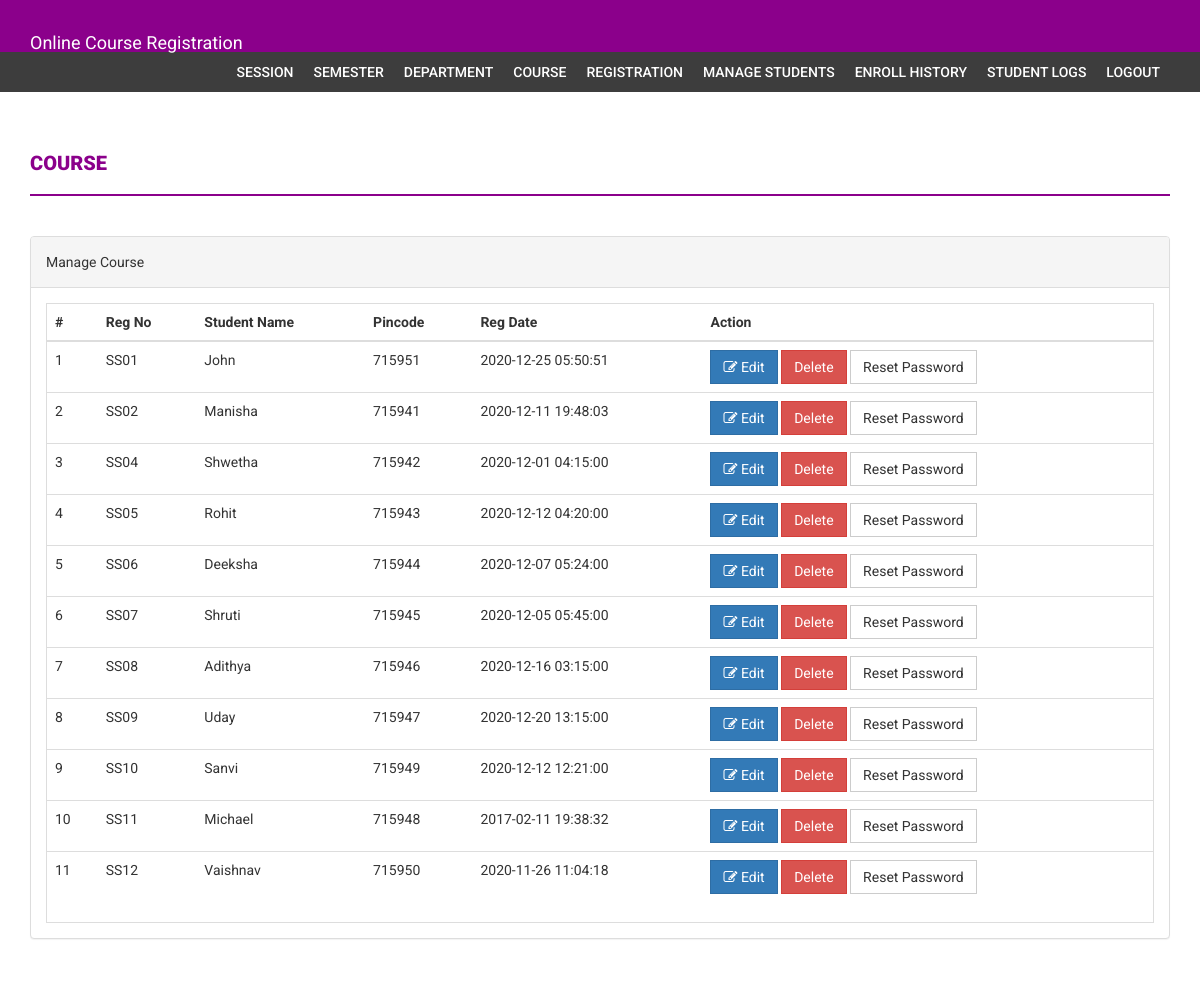
The page /onlinecourseregistration22/admin/manage-students.php (signed in) on the database its author committed.
### tables this page shows
CREATE TABLE `students` (
  `StudentRegno` varchar(255) NOT NULL,
  `studentPhoto` varchar(255) DEFAULT NULL,
  `password` varchar(255) DEFAULT NULL,
  `studentName` varchar(255) DEFAULT NULL,
  `creationdate` timestamp NULL DEFAULT current_timestamp(),
  `updationDate` varchar(255) DEFAULT NULL,
  `pincode` int(11) DEFAULT NULL
);

### onlinecourseregistration22/admin/manage-students.php (the view, shortened to what this page needs)
<?php
if(strlen($_SESSION['alogin'])==0)
    {
header('location:index.php');
}
else{
?>
<!DOCTYPE html>
<html xmlns="http://www.w3.org/1999/xhtml">
<head>
    <link href="assets/css/bootstrap.css" rel="stylesheet" />
    <link href="assets/css/font-awesome.css" rel="stylesheet" />
    <link href="assets/css/style.css" rel="stylesheet" />
</head>
<body>
<?php include('includes/header.php');?>
<?php if($_SESSION['alogin']!="")
{
 include('includes/menubar.php');
}
 ?>
    <div class="content-wrapper">
        <div class="container">
              <div class="row">
                    <div class="col-md-12">
                        <h1 class="page-head-line">Course  </h1>
                    </div>
                </div>
                <div class="row" >
                <div class="col-md-12">
                    <div class="panel panel-default">
                        <div class="panel-heading">
                            Manage Course
                        </div>
                        <div class="panel-body">
                            <div class="table-responsive table-bordered">
                                <table class="table">
                                    <thead>
                                        <tr>
                                            <th>#</th>
                                            <th>Reg No </th>
                                            <th>Student Name </th>
                                            <th> Pincode</th>
                                             <th>Reg Date</th>
                                             <th>Action</th>
                                        </tr>
                                    </thead>
                                    <tbody>
<?php
$sql=mysqli_query($con,"select * from students");
$cnt=1;
while($row=mysqli_fetch_array($sql))
{
?>
                                        <tr>
                                            <td><?php echo $cnt;?></td>
                                            <td><?php echo htmlentities($row['StudentRegno']);?></td>
                                            <td><?php echo htmlentities($row['studentName']);?></td>
                                            <td><?php echo htmlentities($row['pincode']);?></td>
                                            <td><?php echo htmlentities($row['creationdate']);?></td>
                                            <td>
                                            <a href="edit-student-profile.php?id=<?php echo $row['StudentRegno']?>">
<button class="btn btn-primary"><i class="fa fa-edit "></i> Edit</button> </a>
<a href="manage-students.php?id=<?php echo $row['StudentRegno']?>&del=delete" onClick="return confirm('Are you sure you want to delete?')">
                                            <button class="btn btn-danger">Delete</button>
</a>
<a href="manage-students.php?id=<?php echo $row['StudentRegno']?>&pass=update" onClick="return confirm('Are you sure you want to reset password?')">
<button type="submit" name="submit" id="submit" class="btn btn-default">Reset Password</button>
</a>
                                            </td>
                                        </tr>
<?php
$cnt++;
} ?>
                                    </tbody>
                                </table>
                            </div>
                        </div>
                    </div>
                </div>
            </div>
        </div>
    </div>
</body>
</html>
<?php } ?>

### onlinecourseregistration22/admin/assets/css/style.css (style rules this page uses)
body { font-family: 'Roboto', sans-serif; line-height: 30px; }
.content-wrapper { margin-top: 40px; min-height: 600px; padding-bottom: 60px; }
.page-head-line { font-weight: 900; padding-bottom: 20px; border-bottom: 2px solid #8B008B; text-transform: uppercase; color: #8B008B; font-size: 20px; margin-bottom: 40px; }
.btn { border-radius: 0px; -webkit-border-radius: 0px; -moz-border-radius: 0px; }

### rows shown on the page
students: StudentRegno "SS01", studentName "John", pincode "715951", creationdate "2020-12-25 05:50:51"
students: StudentRegno "SS02", studentName "Manisha", pincode "715941", creationdate "2020-12-11 19:48:03"
students: StudentRegno "SS04", studentName "Shwetha", pincode "715942", creationdate "2020-12-01 04:15:00"
students: StudentRegno "SS05", studentName "Rohit", pincode "715943", creationdate "2020-12-12 04:20:00"
students: StudentRegno "SS06", studentName "Deeksha", pincode "715944", creationdate "2020-12-07 05:24:00"
students: StudentRegno "SS07", studentName "Shruti", pincode "715945", creationdate "2020-12-05 05:45:00"
students: StudentRegno "SS08", studentName "Adithya", pincode "715946", creationdate "2020-12-16 03:15:00"
students: StudentRegno "SS09", studentName "Uday", pincode "715947", creationdate "2020-12-20 13:15:00"
students: StudentRegno "SS10", studentName "Sanvi", pincode "715949", creationdate "2020-12-12 12:21:00"
students: StudentRegno "SS11", studentName "Michael", pincode "715948", creationdate "2017-02-11 19:38:32"
students: StudentRegno "SS12", studentName "Vaishnav", pincode "715950", creationdate "2020-11-26 11:04:18"
